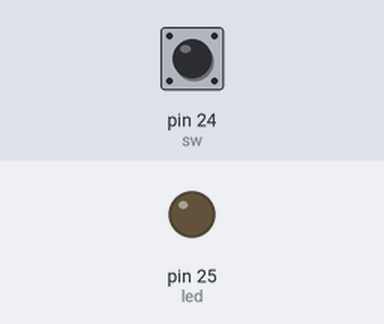
Simulated run of this sketch. Board: Arduino Mega 2560, built with avr-gcc and run on an emulated ATmega2560. Shown: output pins drawn as LEDs (lit = HIGH). The test bench sets the inputs (shaded band); at power-on: pin 24 (sw) HIGH.

Above: at 1.2 s.
1.3 s: pin 24 (sw) pulled LOW for 0.15 s
At 1.37 s:
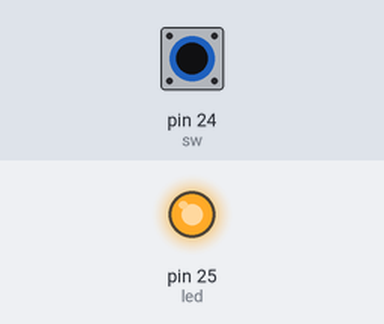
2.9 s: pin 24 (sw) pulled LOW for 3.2 s
At 6.6 s:
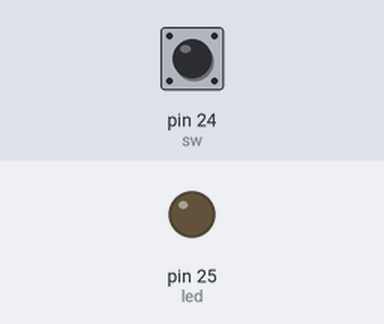
Timing chart, 0 to 8.1 s (numbered marks = the images above; inputs shaded):
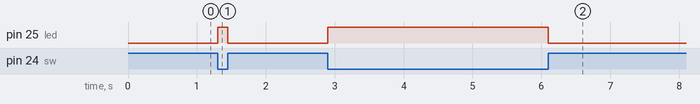

Measured:
- after the input at 1.3 s, pin 25 (led): LOW → HIGH at once, → LOW 0.15 s later
- after the input at 2.9 s, pin 25 (led): LOW → HIGH at once, → LOW 3.2 s later

The sketch:

LedSwitch.ino
```cpp
int sw  = 24;   //PA0 - switch
int led = 25;   //PA1 - led

void setup()
{
  pinMode(sw, INPUT);
  digitalWrite(sw, HIGH);    //Pull up
  pinMode(led, OUTPUT);
}

void loop()
{
   int a = digitalRead(sw);
   if(a == 0) digitalWrite(led, HIGH);
   else digitalWrite(led, LOW);
}
```
